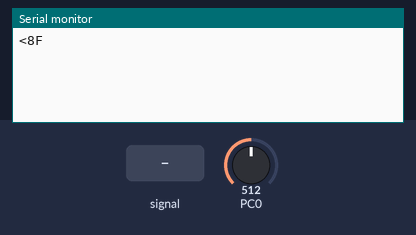
A program run on a simulated ATmega328P, built with avr-gcc and emulated at 8 MHz. On the bench: the last lines printed to the serial monitor. The inputs (shaded band) are chosen by the test bench; at power-on: PC0 = 512.

Above: at 1.2 s.
1.3 s: PC0 fed a 200 Hz sine of ±81 counts around its level
At 3.7 s:
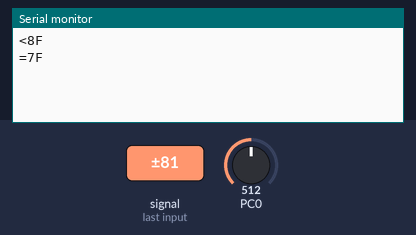
4.0 s: PC0 set to 716
At 5.5 s:
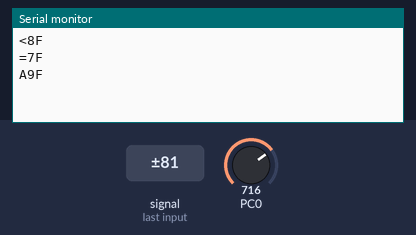
7.0 s: PC0 fed a 1000 Hz sine of ±255 counts around its level
At 9.7 s:
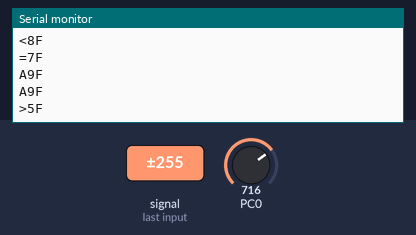
10.0 s: PC0 fed a 2 Hz sine of ±306 counts around its level
At 12.1 s:
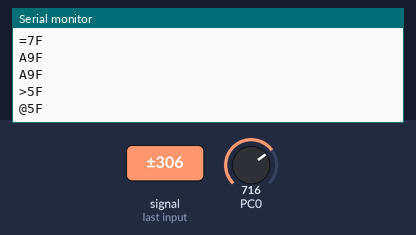
12.4 s: PC0 set to 900
At 13.8 s:
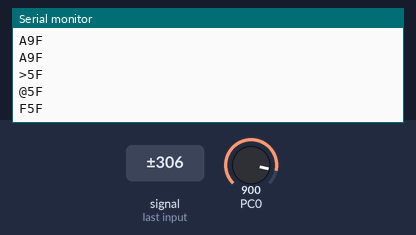
15.4 s: PC0 set to 1023
At 18.0 s:
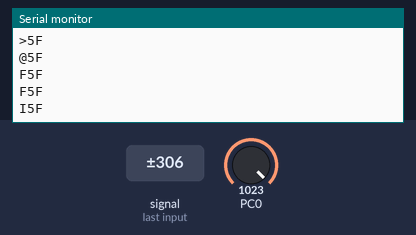

The program:

main.c
```c
// Brandon Wade CPE 301 DA 2

#include <avr/io.h>
#include <stdint.h> // needed for uint8_t
#include <avr/interrupt.h>

#define FOSC 8000000 // Clock Speed
#define BAUD 9600
#define MYUBRR FOSC/16/BAUD -1

volatile char ReceivedChar;
volatile uint8_t ADCvalue; // Global variable, set to volatile if used withISR

void usart_init (void)
{
	UCSR0B = (1<<TXEN0)|(1<<RXEN0); // enable USART transmitter
	UCSR0C = ((1<<UCSZ01)|(1<<UCSZ00)|(0<<UMSEL00)); // character size is 8 bits, asynchronous usart
	UBRR0H = 0x0;
	UBRR0L = 51; // for baud of 9600
}

void adc_init (void)
{
	ADMUX = 0; // use ADC0
	ADMUX |= (1 << REFS0); // use AVcc as the reference
	ADMUX |= (1 << ADLAR); // Right adjust for 8 bit resolution
	ADCSRA |= (1 << ADPS2) | (1 << ADPS1) | (0 << ADPS0); // 64 prescale for 8Mhz
	ADCSRA |= (1 << ADATE); // Set ADC Auto Trigger Enable
	ADCSRB = 0; // 0 for free running mode
	ADCSRA |= (1 << ADEN); // Enable the ADC
	ADCSRA |= (1 << ADIE); // Enable Interrupts
	ADCSRA |= (1 << ADSC); // Start the ADC conversion
}

void timer_init (void)
{
	TCNT1H = 0xC2;
	TCNT1L = 0xF6; // set count
	TCCR1A = 0x00; // normal mode
	TCCR1B = 0x04; // set pre scalar
	TIMSK1 = 0x01; // enable timer interrupt
}

void usart_send (unsigned char ch)
{
	while(! (UCSR0A & (1<<UDRE0))); // wait till the transmit buffer is ready to receive data
	UDR0 = ch; // send character to output buffer
}

ISR(ADC_vect)
{
	ADCvalue = ADCH; // only need to read the high value for 8 bit
}

ISR(TIMER1_OVF_vect)
{
	//while(!(UCSR0A & (1<<RXC0)));
	char c;
	c = ADCvalue; // get temp
	usart_send(c / 10 + '0'); // print 10s place
	usart_send(c % 10 + '0'); // print 1s place
	usart_send('F'); // print unit
	usart_send('\n'); // end line
}

int main(void)
{
	timer_init(); // initialize timer
	usart_init(); // initialize usart
	adc_init(); // initialize adc
	sei(); // enable global interrupts
	while(1) // loop forever
	{
	}
	return 0;
}
```

Measured:
- after the input at 1.3 s, the serial monitor: prints a new line after 1.3 s (image 1)
- after the input at 4.0 s, the serial monitor: prints a new line after 0.69 s (image 2)
- after the input at 7.0 s, the serial monitor: prints a new line after 1.9 s (image 3)
- after the input at 10.0 s, the serial monitor: prints a new line after 0.99 s (image 4)
- after the input at 12.4 s, the serial monitor: prints a new line after 0.68 s (image 5)
- after the input at 15.4 s, the serial monitor: prints a new line after 1.9 s (image 6)
